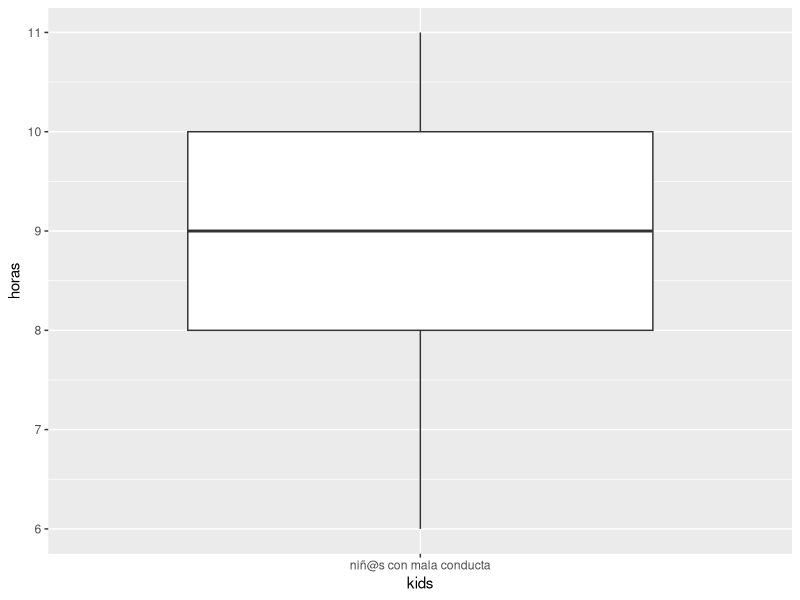
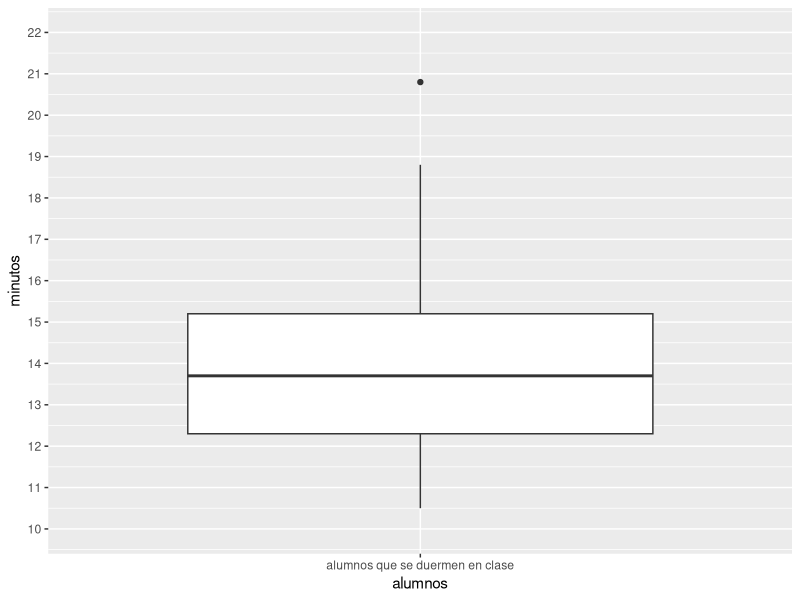
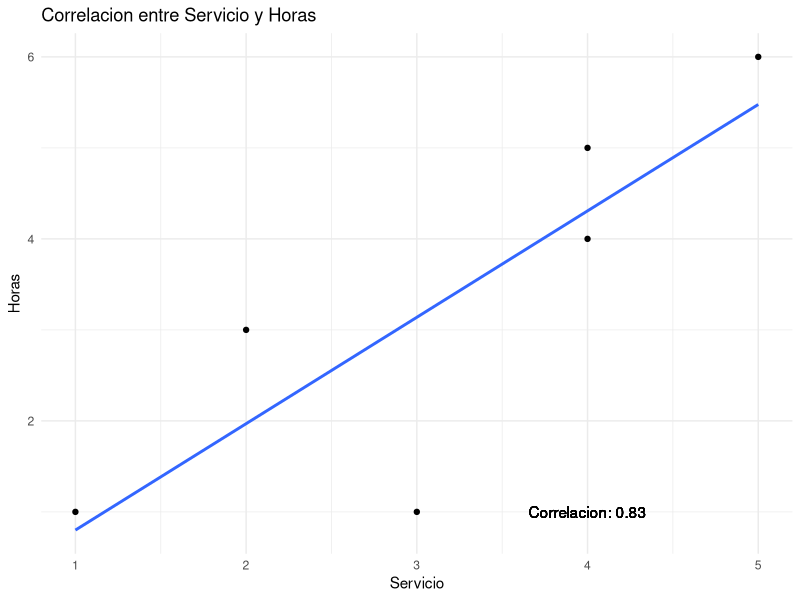

The R script that drew these images, in order:
install.packages("ggplot2")
library(ggplot2)

separador = function (ejercicio) {
  cat("\n\n=------------------------- Ejercicio Nº",ejercicio," -------------------------->\n\n")
}

rango = function (valores) {
  cat("rango: ", max(valores)-min(valores))
}

moda = function(x) {
  ux = unique(x)
  cat("moda: ", ux [which.max(tabulate(match(x, ux)))])
}

media = function (valores) {
  media = (sum(valores)/length(valores))
  return (media)
}

mediana = function (valores) {
  valores_ordenados = sort(valores)
  n = length(valores_ordenados)
  # si n es impar 
  if (n %% 2 == 1) {
    # se le asigna a mediana el valor unico central del conjunto de datos
    mediana = valores_ordenados[(n+1)/2]
  } else { # si es par
    # agarro los dos valores adyacentes al centro y le asigno a mediana el promedio de estos dos 
    mediana = mean(valores_ordenados[c(n/2, n/2+1)])
  }
  cat("mediana:", mediana)
  cat("\nmediana funcion R median():", median(valores))
}

desviacion_media = function (valores){
  # imprimo la sumatoria de diferencias asolutas de cada valor a su media dividido por length de valores
  cat("desviacion media:", sum(abs(valores - media(valores)))/length(valores))
}

varianza = function (valores, poblacion = TRUE){
  # acumulador representa la sumatoria de diferencias al cuadrado  
  acumulador = sum((valores - media(valores))^2)
  # si es poblacion
  if (poblacion) {
    # dividir por la cantidad de datos
    cat("varianza:", acumulador/length(valores), "\n")
  } else { # si es una muestra
    # dividir pero antes restarle 1 a length(valores)
    cat("varianza:", acumulador/(length(valores)-1), "\n")
    cat("varianza funcion R var():", var(valores, na.rm = TRUE))
  }
}

desviacion_tipica = function (valores, poblacion = TRUE) {
  acumulador = sum((valores - media(valores))^2)
  if (poblacion) {
    cat("desviacion tipica:", sqrt(acumulador/length(valores)))
  } else {
    cat("desviacion tipica:", sqrt(acumulador/(length(valores)-1)))
    cat("\ndesviacion tipica funcion R sd():", sd(valores, na.rm = TRUE))
  }
}

# hago una funcion para llamar funciones, asi es mas comodo si necesito conocer todas las medidas de dispersion
principales_medidas_dispercion = function (valores, poblacion = TRUE) {
  cat(desviacion_media(valores), "\n")
  cat(rango(valores), "\n")
  if (!poblacion){
    cat(desviacion_tipica(valores, poblacion = FALSE), "\n")
    cat(varianza(valores, poblacion = FALSE), "\n")  
  } else {
    cat(desviacion_tipica(valores), "\n")
    cat(varianza(valores), "\n")
  }
}

# esta funcion llama a la media, moda y mediana ademas de llamar a la funcion de arriba
calcular_todo = function (valores, poblacion = TRUE) {
  cat("media: ",media(valores), "\n")
  cat(moda(valores), "\n")
  cat(mediana(valores), "\n")
  if (!poblacion){
    principales_medidas_dispercion(valores, poblacion = FALSE)
  } else {
    principales_medidas_dispercion(valores)
  }
}

separador(4)
valores4 = c(28, 29, 28, 30, 30, 29, 30, 31, 29, 29, 30, 31, 31, 31, 32, 33, 34, 34, 35, 31, 31, 32, 32, 33, 33, 31, 32, 32, 33, 33, 34)
cat("Las temperaturas maximas en una ciudad durante el mes de enero fueron:\n", valores4, "\n")
calcular_todo(valores4)

separador(5)
valores5 = c(69, 73, 65, 70, 71, 74, 65, 69, 60, 62)
cat("En un estudio que se realizo en un asilo de ancianos, se tomo las edades de los que pueden caminar sin dificultades. Calcular las principales medidas de dispersion\nLos datos: ", valores5)
principales_medidas_dispercion(valores5)

separador(6)
valores6 = c(3, 3, 4, 1, 1, 2, 2, 2, 5, 1, 4, 5, 1, 5, 3, 5, 1, 4, 1, 2, 2, 1, 2, 3, 5)
cat("Se escogio un salon de clases de cuarto grado, con un total de 25 estudiantes, y se les pidio que calificaran del 1 al 5 un programa televisivo.\ Estos fueron los resultados:", valores6)
principales_medidas_dispercion(valores6)

separador(7)
limites_inferiores = c(170, 175, 180, 185, 190, 195)
limites_superiores = c(175, 180, 185, 190, 195, 200)
frecuencias = c(1, 3, 4, 8, 5, 2)
# paso los datos a un df
datos_intervalos = data.frame(LimiteInferior = limites_inferiores,
                              LimiteSuperior = limites_superiores,
                              Frecuencia = frecuencias
                            )

cat("Las alturas de los jugadores de un equipo de baloncesto vienen dadas por la tabla:")
print(datos_intervalos)

# ahora necesitaria sacar el valor medio de cada intervalo para poder trabajarlo
puntosMedios = (datos_intervalos$LimiteInferior + datos_intervalos$LimiteSuperior) / 2
# uso el operador $ para acceder a los datos de la columna y asi poder calcular su media
cat("media: ", media(puntosMedios))
cat("media funcion R mean(): ", mean(puntosMedios))
moda(puntosMedios)
mediana(puntosMedios)


separador(8)
valores8 = c(6, 7, 7, 8, 8, 8, 8, 9, 9, 9, 9, 9, 9, 9, 10, 10, 10, 10, 10, 11)
cat("un siquiatra local ha considerado una muestra aleatoria de 20 niños, anotando el tiempo necesario que requiere en cada niño para lograr un plan integral del tratamiento.\n Obteniendose lo siguiente (en horas):", valores8)
calcular_todo(valores8, poblacion = FALSE)

valores8DataFrame = data.frame(horas = valores8, kids = rep("niñ@s con mala conducta", length(valores8)))
# paso los datos a un data frame para tener una especie de matriz pero que cada fila represente una variable/dato y cada columna una instancia de datos

# con la libreria ggplot especifico las variables que voy a usar para representar los ejes del grafico, con la funcion aes()
# OJO que los graficos de esta libreria se ve que se ajustan al tamaño de la ventana, si sale aplastado nada mas hay que expandir la ventana plots
ggplot(valores8DataFrame, aes(x = kids, y = horas)) + 
# geom_boxplot() es la funcion que se encarga de dibujar el grafico
  geom_boxplot() +
  scale_y_continuous(limits = c(6, 11), breaks = seq(6, 11, 1))
# la funcion "scale_y_continuous" la uso para poner limites en la escala vertical (6 a 11)
# la precision de la escala (1) es para los valores de los intervalos, esto se determina con el tercer parametro de seq() que despues termina asignandose a breaks

separador(9)
valores9 = c(10.5, 11.3, 11.9, 12, 12.3, 12.3, 12.5, 12.7, 13.4, 13.7, 13.8, 14.2, 14.8, 15.1, 15.3, 16.7, 16.8, 18.8, 20.8)
cat("Dos profesores estan interesados en estudiar los habitos de sueño de los estudiantes en sus clases.\n Los datos del Profesor B son los siguientes:", valores9)

valores9DataFrame = data.frame(minutos = valores9, alumnos = rep("alumnos que se duermen en clase", length(valores9)))
# otro grafico como el del punto 8
ggplot(valores9DataFrame, aes(x = alumnos, y = minutos)) + 
  geom_boxplot() +
  scale_y_continuous(limits = c(10, 22), breaks = seq(10, 22, 1))

separador(10)
cat("En una empresa se seleccionaron cinco trabajadores, se anotaron sus años de servicio y el tiempo en horas solicitado en el último mes. Los resultados obtenidos fueron:")
servicio10 = c(1, 3, 2, 4, 5, 4)
horas10 = c(1, 1, 3, 4, 6, 5)

correlacion10 = cor(servicio10, horas10)
correlacion10DataFrame = data.frame(servicio10, horas10)

# grafico la regresion con ggplot2
ggplot(correlacion10DataFrame, aes(x = servicio10, y = horas10)) +
# geom_point() dibuja los puntitos
  geom_point() +
# uso geom_smooth() para agregar una linea encima de los puntos
# el parametro method = "lm" especifica que voy a usar el metodo de ajuste lineal (regresion lineal) para trazar la linea de ajuste
# el metodo "lm" usa el algoritmo de minimos cuadrados para encontrar la mejor linea recta que se ajuste a los datos
# pongo se = FALSE  para desactivar el sombreado del intervalo de confianza alrededor de la linea de ajudte
  geom_smooth(method = "lm", se = FALSE) +
# aca solo pongo titulos, al grafico y a los ejes
  labs(title = "Correlacion entre Servicio y Horas", x = "Servicio", y = "Horas") +
# geom_text() sirve para poner un texto en el grafico, le digo en que posicion de x e y lo quiero
# ademas uso paste() que es de R para poder pasarlo como string y variable 
  geom_text(x = 4, y = 1, label = paste("Correlacion:", round(correlacion10, 2)), color = "black") +
# esto lo vi en un foro de R, solamente hace que el grafico sea un poco mas lindo
  theme_minimal()



